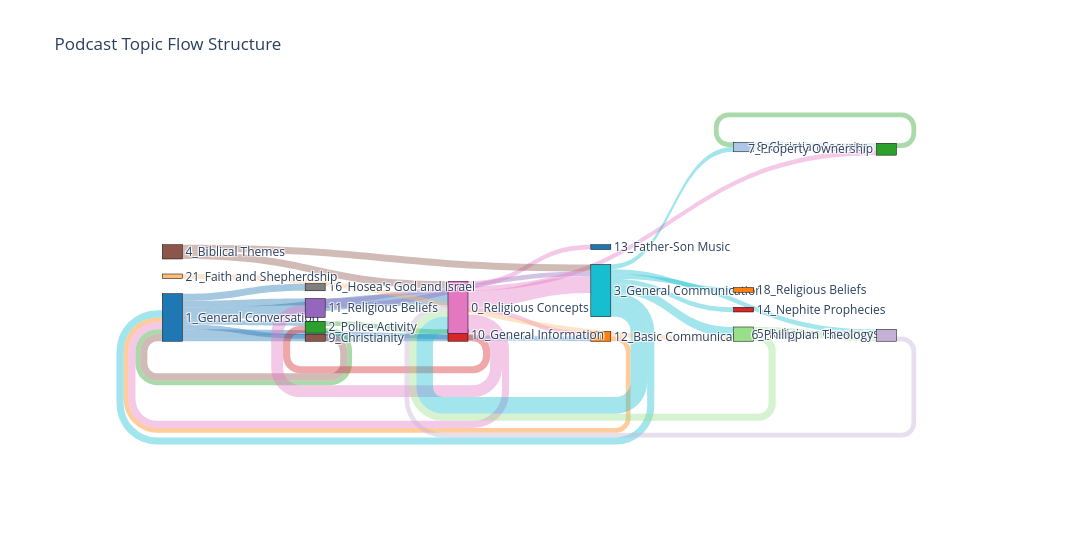

The code cell stored with this chart in its notebook:
### Markdown cell above
#### Narretive flow without outliers

### Code cell
sankey(G_clean, Weight=1)# Weight represent the transitional weight of each edge

### Figure 1 — Plotly figure (JSON) as saved in the notebook; plotly's stock layout.template omitted (floating-point values rounded to 4 significant figures)
{"data": [{"arrangement": "snap", "link": {"color": ["rgba(31, 119, 180, 0.4)", "rgba(31, 119, 180, 0.4)", "rgba(31, 119, 180, 0.4)", "rgba(31, 119, 180, 0.4)", "rgba(31, 119, 180, 0.4)", "rgba(31, 119, 180, 0.4)", "rgba(31, 119, 180, 0.4)", "rgba(255, 127, 14, 0.4)", "rgba(44, 160, 44, 0.4)", "rgba(44, 160, 44, 0.4)", "rgba(214, 39, 40, 0.4)", "rgba(148, 103, 189, 0.4)", "rgba(148, 103, 189, 0.4)", "rgba(140, 86, 75, 0.4)", "rgba(227, 119, 194, 0.4)", "rgba(227, 119, 194, 0.4)", "rgba(227, 119, 194, 0.4)", "rgba(227, 119, 194, 0.4)", "rgba(227, 119, 194, 0.4)", "rgba(227, 119, 194, 0.4)", "rgba(23, 190, 207, 0.4)", "rgba(23, 190, 207, 0.4)", "rgba(23, 190, 207, 0.4)", "rgba(23, 190, 207, 0.4)", "rgba(23, 190, 207, 0.4)", "rgba(23, 190, 207, 0.4)", "rgba(23, 190, 207, 0.4)", "rgba(174, 199, 232, 0.4)", "rgba(255, 187, 120, 0.4)", "rgba(152, 223, 138, 0.4)", "rgba(152, 223, 138, 0.4)", "rgba(197, 176, 213, 0.4)", "rgba(44, 160, 44, 0.4)", "rgba(140, 86, 75, 0.4)", "rgba(140, 86, 75, 0.4)"], "source": [0, 0, 0, 0, 0, 0, 0, 1, 2, 2, 3, 4, 4, 5, 6, 6, 6, 6, 6, 6, 9, 9, 9, 9, 9, 9, 9, 10, 11, 12, 12, 14, 17, 20, 20], "target": [1, 2, 3, 4, 7, 5, 6, 0, 3, 0, 2, 6, 9, 0, 0, 1, 15, 4, 9, 17, 10, 0, 14, 16, 6, 12, 18, 17, 12, 14, 6, 6, 10, 9, 6], "value": [2, 2, 3, 3, 3, 2, 5, 2, 2, 2, 3, 2, 2, 3, 3, 2, 2, 5, 7, 2, 2, 3, 2, 2, 7, 4, 2, 3, 2, 3, 3, 2, 2, 3, 3]}, "node": {"align": "left", "color": ["#1f77b4", "#ff7f0e", "#2ca02c", "#d62728", "#9467bd", "#8c564b", "#e377c2", "#7f7f7f", "#bcbd22", "#17becf", "#aec7e8", "#ffbb78", "#98df8a", "#ff9896", "#c5b0d5", "#1f77b4", "#ff7f0e", "#2ca02c", "#d62728", "#9467bd", "#8c564b", "#e377c2"], "label": ["1_General Conversation", "12_Basic Communication", "2_Police Activity", "10_General Information", "11_Religious Beliefs", "9_Christianity", "0_Religious Concepts", "16_Hosea's God and Israel", "15_Religious Devotion", "3_General Communication", "8_Christian Security", "21_Faith and Shepherdship", "5_Religious Greatness", "20_Personal Reflection", "6_Philippian Theology", "13_Father-Son Music", "18_Religious Beliefs", "7_Property Ownership", "14_Nephite Prophecies", "19_Early Christian Women", "4_Biblical Themes", "17_Personal Growth & Wisdom"], "line": {"color": "black", "width": 0.5}, "pad": 15, "thickness": 20}, "type": "sankey", "valueformat": ".0f", "valuesuffix": "TWh"}], "layout": {"font": {"size": 12}, "height": 550, "title": {"text": "Podcast Topic Flow Structure"}, "width": 1400}}
